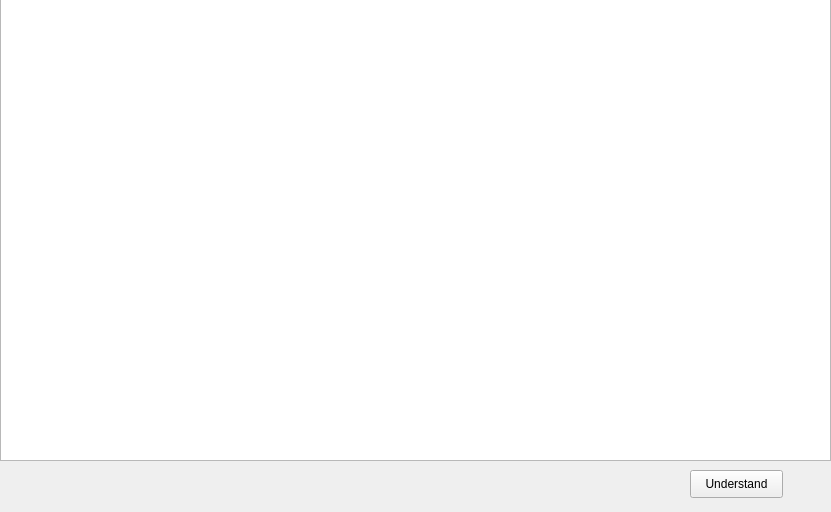
<?xml version="1.0" encoding="UTF-8"?>
<ui version="4.0">
 <class>Form</class>
 <widget class="QWidget" name="Form">
  <property name="geometry">
   <rect>
    <x>0</x>
    <y>0</y>
    <width>831</width>
    <height>512</height>
   </rect>
  </property>
  <property name="windowTitle">
   <string>Form</string>
  </property>
  <widget class="QTextBrowser" name="textBrowser">
   <property name="geometry">
    <rect>
     <x>0</x>
     <y>-10</y>
     <width>831</width>
     <height>471</height>
    </rect>
   </property>
   <property name="styleSheet">
    <string notr="true">border-image: url(:/jpg/other_file/timg.jpg);</string>
   </property>
  </widget>
  <widget class="QPushButton" name="understandButton">
   <property name="geometry">
    <rect>
     <x>690</x>
     <y>470</y>
     <width>93</width>
     <height>28</height>
    </rect>
   </property>
   <property name="text">
    <string>Understand</string>
   </property>
  </widget>
 </widget>
 <resources/>
 <connections/>
</ui>
